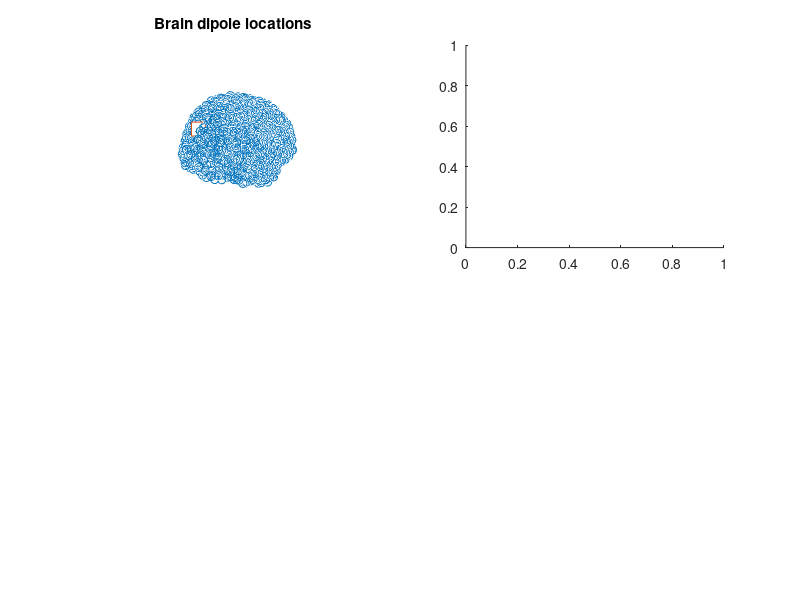

The MATLAB script that drew this image: (Note: this script raises an error after producing the figure.)
%%
% 
%  MATLAB code accompanying the paper:
%     A tutorial on generalized eigendecomposition for 
%     source separation in multichannel electrophysiology
% 
%   Mike X Cohen (mikexcohen@gmail.com)
%
% 
%  No MATLAB or 3rd party toolboxes are necessary.
%  The files emptyEEG.mat, filterFGx.m, and topoplotindie.m need to be in 
%    the MATLAB path or current directory.
% 
%%

% a clear MATLAB workspace is a clear mental workspace
close all; clear, clc

%%

% load mat file containing EEG, leadfield and channel locations
load emptyEEG

% pick a dipole location in the brain
% It's fairly arbitrary; you can try different dipoles, although not 
% all dipoles have strong projections to the scalp electrodes.
diploc = 109;


% normalize dipoles (not necessary but simplifies the code)
lf.GainN = bsxfun(@times,squeeze(lf.Gain(:,1,:)),lf.GridOrient(:,1)') + bsxfun(@times,squeeze(lf.Gain(:,2,:)),lf.GridOrient(:,2)') + bsxfun(@times,squeeze(lf.Gain(:,3,:)),lf.GridOrient(:,3)');


% plot brain dipoles
figure(1), clf, subplot(221)
plot3(lf.GridLoc(:,1), lf.GridLoc(:,2), lf.GridLoc(:,3), 'o')
hold on
plot3(lf.GridLoc(diploc,1), lf.GridLoc(diploc,2), lf.GridLoc(diploc,3), 's','markerfacecolor','w','markersize',10)
rotate3d on, axis square, axis off
title('Brain dipole locations')


% Each dipole can be projected onto the scalp using the forward model. 
% The code below shows this projection from one dipole.
subplot(222)
topoplotIndie(lf.GainN(:,diploc), EEG.chanlocs,'numcontour',0,'electrodes','numbers','shading','interp');
title('Signal dipole projection')


% Now we generate random data in brain dipoles.
% create 1000 time points of random data in brain dipoles
% (note: the '1' before randn controls the amount of noise)
dipole_data = 1*randn(length(lf.Gain),1000);

% add signal to second half of dataset
dipole_data(diploc,501:end) = 15*sin(2*pi*10*(0:499)/EEG.srate);

% project dipole data to scalp electrodes
EEG.data = lf.GainN*dipole_data;

% meaningless time series
EEG.times = (0:size(EEG.data,2)-1)/EEG.srate;

% plot the data from one channel
subplot(212), hold on
plot(EEG.times,dipole_data(diploc,:)/norm(dipole_data(diploc,:)),'linew',4)
plot(EEG.times,EEG.data(31,:)/norm(EEG.data(31,:)),'linew',2)
plot([.5 .5],get(gca,'ylim'),'k--','HandleVisibility','off');
xlabel('Time (s)'), ylabel('Amplitude (norm.)')
legend({'Dipole';'Electrode'})

%% Create covariance matrices

% compute covariance matrix R is first half of data
tmpd = EEG.data(:,1:500);
tmpd = bsxfun(@minus,tmpd,mean(tmpd,2));
covR = tmpd*tmpd'/500;

% compute covariance matrix S is second half of data
tmpd = EEG.data(:,501:end);
tmpd = bsxfun(@minus,tmpd,mean(tmpd,2));
covS = tmpd*tmpd'/500;


%%% plot the two covariance matrices
figure(2), clf

% S matrix
subplot(131)
imagesc(covS)
title('S matrix')
axis square, set(gca,'clim',[-1 1]*1e6)

% R matrix
subplot(132)
imagesc(covR)
title('R matrix')
axis square, set(gca,'clim',[-1 1]*1e6)

% R^{-1}S
% Note: GED doesn't require the explicit inverse of R;
%       it's here only for visualization
subplot(133)
imagesc(inv(covR)*covS)
title('R^-^1S matrix')
axis square, set(gca,'clim',[-10 10])


%% ----------------------------- %%
%                                 %
%  Dimension compression via PCA  %
%                                 %
%%% --------------------------- %%%

% This code cell demonstrates that PCA is unable
% recover the simulated dipole signal.

% PCA
[evecs,evals] = eig( (covS+covR)/2 );

% sort eigenvalues/vectors
[evals,sidx] = sort(diag(evals),'descend');
evecs = evecs(:,sidx);



% plot the eigenspectrum
figure(3), clf
subplot(231)
plot(evals,'ks-','markersize',10,'markerfacecolor','r')
axis square
set(gca,'xlim',[0 20.5])
title('PCA eigenvalues')
xlabel('Component number'), ylabel('Power ratio (\lambda)')


% component time series is eigenvector as spatial filter for data
comp_ts = evecs(:,1)'*EEG.data;


% normalize time series (for visualization)
dipl_ts = dipole_data(diploc,:) / norm(dipole_data(diploc,:));
comp_ts = comp_ts / norm(comp_ts);
chan_ts = EEG.data(31,:) / norm(EEG.data(31,:));


% plot the time series
subplot(212), hold on
plot(EEG.times,.3+dipl_ts,'linew',2)
plot(EEG.times,.15+chan_ts)
plot(EEG.times,comp_ts)
legend({'Truth';'EEG channel';'PCA time series'})
set(gca,'ytick',[])
xlabel('Time (a.u.)')


%% spatial filter forward model

% The filter forward model is what the source "sees" when it looks through the
% electrodes. It is obtained by passing the covariance matrix through the filter.
filt_topo = evecs(:,1);

% Eigenvector sign uncertainty can cause a sign-flip, which is corrected for by 
% forcing the largest-magnitude projection electrode to be positive.
[~,se] = max(abs( filt_topo ));
filt_topo = filt_topo * sign(filt_topo(se));


% plot the maps
subplot(232)
topoplotIndie(lf.GainN(:,diploc), EEG.chanlocs,'numcontour',0,'electrodes','off','shading','interp');
title('Truth topomap')

subplot(233)
topoplotIndie(filt_topo,EEG.chanlocs,'electrodes','off','numcontour',0);
title('PCA forward model')

%% ----------------------------- %%
%                                 %
%    Source separation via GED    %
%                                 %
%%% --------------------------- %%%


% Generalized eigendecomposition (GED)
[evecs,evals] = eig(covS,covR);

% sort eigenvalues/vectors
[evals,sidx] = sort(diag(evals),'descend');
evecs = evecs(:,sidx);



% plot the eigenspectrum
figure(4), clf
subplot(231)
plot(evals,'ks-','markersize',10,'markerfacecolor','m')
axis square
set(gca,'xlim',[0 20.5])
title('GED eigenvalues')
xlabel('Component number'), ylabel('Power ratio (\lambda)')

% component time series is eigenvector as spatial filter for data
comp_ts = evecs(:,1)'*EEG.data;

%% plot for comparison

% normalize time series (for visualization)
dipl_ts = dipole_data(diploc,:) / norm(dipole_data(diploc,:));
comp_ts = comp_ts / norm(comp_ts);
chan_ts = EEG.data(31,:) / norm(EEG.data(31,:));


% plot the time series
subplot(212), hold on
plot(EEG.times,.3+dipl_ts,'linew',2)
plot(EEG.times,.15+chan_ts)
plot(EEG.times,comp_ts)
legend({'Truth';'EEG channel';'GED time series'})
set(gca,'ytick',[])
xlabel('Time (a.u.)')


%% spatial filter forward model

% The filter forward model is what the source "sees" when it looks through the
% electrodes. It is obtained by passing the covariance matrix through the filter.
filt_topo = covS*evecs(:,1);


% Eigenvector sign uncertainty can cause a sign-flip, which is corrected for by 
% forcing the largest-magnitude projection electrode to be positive.
[~,se] = max(abs( filt_topo ));
filt_topo = filt_topo * sign(filt_topo(se));


% plot the maps
subplot(232)
topoplotIndie(lf.GainN(:,diploc), EEG.chanlocs,'numcontour',0,'electrodes','off','shading','interp');
title('Truth topomap')

subplot(233)
topoplotIndie(filt_topo,EEG.chanlocs,'electrodes','off','numcontour',0);
title('GED forward model')


%% ICA

% NOTE: This cell computes ICA based on the jade algorithm. It's not
% discussed or shown in the paper, but you can uncomment this section if
% you are curious. Make sure the jader() function is in the MATLAB path
% (you can download it from the web if you don't have it).

% ivecs = jader(EEG.data,40);
% ic_scores = ivecs*EEG.data;
% icmaps = pinv(ivecs');
% evals = diag(icmaps*icmaps');
% 
% 
% % plot the IC energy
% figure(5), clf
% subplot(231)
% plot(evals,'ks-','markersize',10,'markerfacecolor','m')
% axis square
% set(gca,'xlim',[0 20.5])
% title('ICA RMS')
% xlabel('Component number'), ylabel('IC energy')
% 
% % component time series is eigenvector as spatial filter for data
% comp_ts = ic_scores(1,:);%evecs(:,1)'*EEG.data;
% 
% % plot for comparison
% 
% % normalize time series (for visualization)
% dipl_ts = dipole_data(diploc,:) / norm(dipole_data(diploc,:));
% comp_ts = comp_ts / norm(comp_ts);
% chan_ts = EEG.data(31,:) / norm(EEG.data(31,:));
% 
% 
% % plot the time series
% subplot(212), hold on
% plot(EEG.times,.3+dipl_ts,'linew',2)
% plot(EEG.times,.15+chan_ts)
% plot(EEG.times,comp_ts)
% legend({'Truth';'EEG channel';'ICA time series'})
% set(gca,'ytick',[])
% xlabel('Time (a.u.)')
% 
% 
% % plot the maps
% subplot(232)
% topoplotIndie(lf.GainN(:,diploc), EEG.chanlocs,'numcontour',0,'electrodes','off','shading','interp');
% title('Truth topomap')
% 
% subplot(233)
% topoplotIndie(icmaps(1,:),EEG.chanlocs,'electrodes','off','numcontour',0);
% title('ICA forward model')


%% ----------------------------- %%
%                                 %
%   Example GED in richer data    %
%                                 %
%%% --------------------------- %%%

% The above simulation is overly simplistic. The goal of
% this section is to simulate data that shares more 
% characteristics to real EEG data, including non-sinusoidal
% rhythms, background noise, and multiple trials.

% This code will simulate resting-state that has been segmented
% into 2-second non-overlapping epochs.


% signal parameters in Hz
peakfreq = 10; % "alpha"
fwhm     =  5; % full-width at half-maximum around the alpha peak


% EEG parameters for the simulation
EEG.srate  = 500; % sampling rate in Hz
EEG.pnts   = 2*EEG.srate; % each data segment is 2 seconds
EEG.trials = 50;


%%% create frequency-domain Gaussian
hz = linspace(0,EEG.srate,EEG.pnts);
s  = fwhm*(2*pi-1)/(4*pi); % normalized width
x  = hz-peakfreq;          % shifted frequencies
fg = exp(-.5*(x/s).^2);    % gaussian



% loop over trials and generate data
for triali=1:EEG.trials
    
    % random Fourier coefficients
    fc = rand(1,EEG.pnts) .* exp(1i*2*pi*rand(1,EEG.pnts));
    
    % taper with the Gaussian
    fc = fc .* fg;
    
    % back to time domain to get the source activity
    source_ts = 2*real( ifft(fc) )*EEG.pnts;
    dipole_ts(:,triali) = source_ts;
    
    % simulate dipole data: all noise and replace target dipole with source_ts
    dipole_data = randn(length(lf.GainN),EEG.pnts);
    dipole_data(diploc,:) = .5*source_ts;
    % Note: the source time series has low amplitude to highlight the
    % sensitivity of GED. Increasing this gain to, e.g., 1 will show
    % accurate though noiser reconstruction in the channel data.
    
    % now project the dipole data through the forward model to the electrodes
    EEG.data(:,:,triali) = lf.GainN*dipole_data;
end


% power spectrum of the ground-truth source activity
sourcepowerAve = mean(abs(fft(dipole_ts,[],1)).^2,2);

%% topoplot of alpha power

channelpower = abs(fft(EEG.data,[],2)).^2;
channelpowerAve = squeeze(mean(channelpower,3));

% vector of frequencies
hz = linspace(0,EEG.srate/2,floor(EEG.pnts/2)+1);

%% Create a covariance tensor (one covmat per trial)

% filter the data around 10 Hz
alphafilt = filterFGx(EEG.data,EEG.srate,10,4);

% initialize covariance matrices (one for each trial)
[allCovS,allCovR] = deal( zeros(EEG.trials,EEG.nbchan,EEG.nbchan) );

% loop over trials (data segments) and compute each covariance matrix
for triali=1:EEG.trials
    
    % cut out a segment
    tmpdat = alphafilt(:,:,triali);
    
    % mean-center
    tmpdat = tmpdat-mean(tmpdat,2);
    
    % add to S tensor
    allCovS(triali,:,:) = tmpdat*tmpdat' / EEG.pnts;
    
    % repeat for broadband data
    tmpdat = EEG.data(:,:,triali);
    tmpdat = tmpdat-mean(tmpdat,2);
    allCovR(triali,:,:) = tmpdat*tmpdat' / EEG.pnts;
end
    
%%% illustration of cleaning covariance matrices

% clean R
meanR = squeeze(mean(allCovR));  % average covariance
dists = zeros(EEG.trials,1);     % vector of distances to mean
for segi=1:size(allCovR,1)
    r = allCovR(segi,:,:);
    % Euclidean distance
    dists(segi) = sqrt( sum((r(:)-meanR(:)).^2) );
end

% finally, average trial-covariances together, excluding outliers
covR = squeeze(mean( allCovR(zscore(dists)<3,:,:) ,1));


%%%%% Normally you'd repeat the above for S; ommitted here for simplicity
covS = squeeze(mean( allCovS ,1));

%% now for the GED

%%% NOTE: You can test PCA on these data by using only covS, or only covR,
%         in the eig() function.

% eig and sort
[evecs,evals] = eig(covS,covR);
[evals,sidx]  = sort(diag(evals),'descend');
evecs = evecs(:,sidx);

%%% compute the component time series
% for the multiplication, the data need to be reshaped into 2D
data2D = reshape(EEG.data,EEG.nbchan,[]);
compts = evecs(:,1)' * data2D;
% and then reshaped back into trials
compts = reshape(compts,EEG.pnts,EEG.trials);

%%% power spectrum
comppower = abs(fft(compts,[],1)).^2;
comppowerAve = squeeze(mean(comppower,2));

%%% component map
compmap = evecs(:,1)' * covS;
% flip map sign
[~,se] = max(abs( compmap ));
compmap = compmap * sign(compmap(se));

%% visualization


figure(5), clf

subplot(241)
topoplotIndie(lf.GainN(:,diploc), EEG.chanlocs,'numcontour',0,'electrodes','off','shading','interp');
title('Truth topomap')
set(gca,'clim',[-1 1]*30)

subplot(242)
plot(evals,'ks-','markersize',10,'markerfacecolor','r')
axis square, box off
set(gca,'xlim',[0 20.5])
title('GED scree plot')
xlabel('Component number'), ylabel('Power ratio (\lambda)')
% Note that the max eigenvalue is <1, 
% because R has more overall energy than S.

subplot(243)
topoplotIndie(compmap,EEG.chanlocs,'numcontour',0);
title('Alpha component')
set(gca,'clim',[-1 1]*10)

subplot(244)
topoplotIndie(channelpowerAve(:,dsearchn(hz',10)),EEG.chanlocs,'numcontour',0);%,'electrodes','numbers');
title('Elecr. power (10 Hz)')
set(gca,'clim',[1e8 1.5e9])




subplot(212), cla, hold on
plot(hz,sourcepowerAve(1:length(hz))/max(sourcepowerAve(1:length(hz))),'m','linew',3)
plot(hz,comppowerAve(1:length(hz))/max(comppowerAve(1:length(hz))),'r','linew',3)
plot(hz,channelpowerAve(31,1:length(hz))/max(channelpowerAve(31,1:length(hz))),'k','linew',3)
legend({'Source','Component','Electrode 31'},'box','off')
xlabel('Frequency (Hz)')
ylabel('Power (norm to max power)')
set(gca,'xlim',[0 80])

% font size for all axes
set(get(gcf,'children'),'fontsize',13)

%% done.
